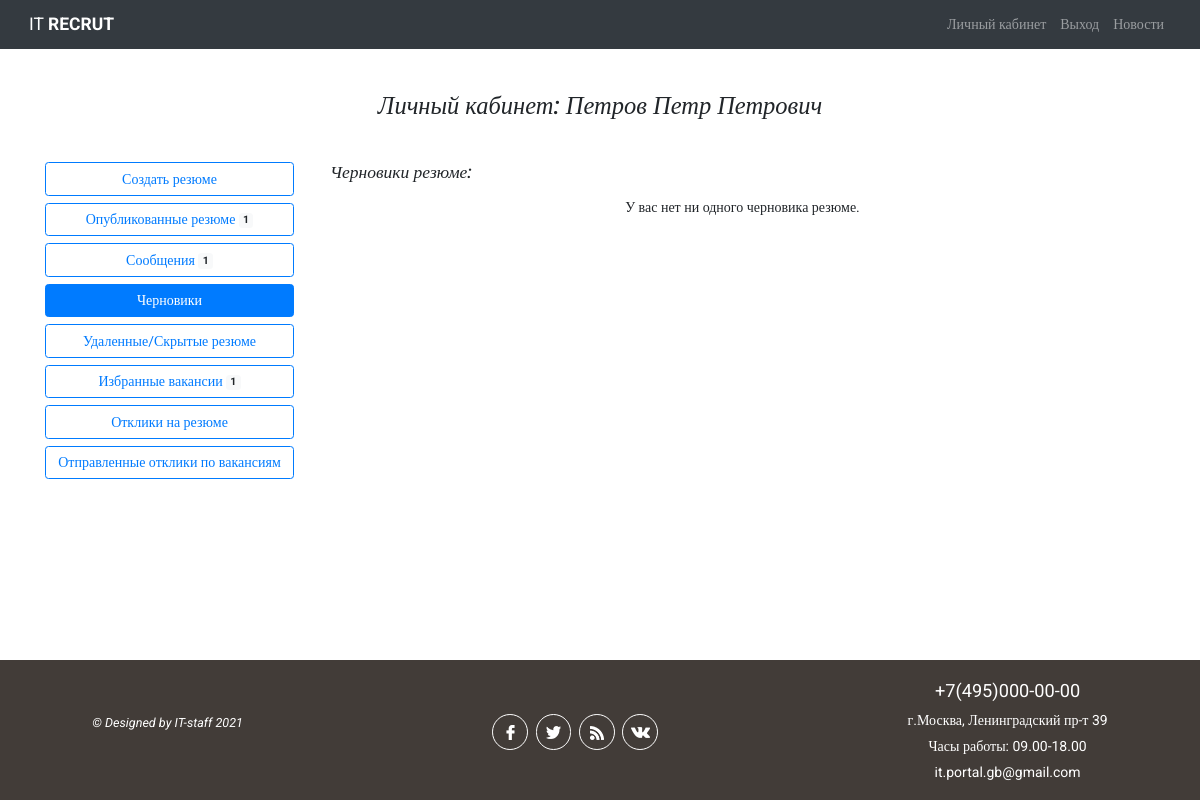
The app's page /worker/2/drafts/ (signed in) with its own data.
### authapp/models.py (models this page shows, shortened)
class Seeker(models.Model):
    NEED_MODER = 'need_moderation'
    MODER_OK = 'moderation_ok'
    MODER_REJECT = 'moderation_reject'
    SEEKER_STATUS_CHOICES = (
        (NEED_MODER, 'требуется модерация'),
        (MODER_OK, 'модерация пройдена успешно'),
        (MODER_REJECT, 'отклонено модератором')
    )
    SEX_CHOICE = (
        ('male', 'мужской'),
        ('female', 'женский')
    )
    MARRIED_STATUS = (
        ('h', 'холост'),
        ('m', 'в браке'),
        ('d', 'в разводе')
    )
    patronimyc = models.CharField(verbose_name='Отчество', max_length=64)
    age = models.PositiveSmallIntegerField(verbose_name='возраст', default=18)
    sex = models.CharField(verbose_name='Ваш пол', max_length=32, choices=SEX_CHOICE)
    married = models.CharField(verbose_name='Семейное положение', max_length=1, choices=MARRIED_STATUS)
    city = models.CharField(verbose_name='город', max_length=64, blank=True)
    skills = models.TextField(verbose_name='Навыки (знание программ)', max_length=264, blank=True)
    hobby = models.TextField(verbose_name='Ваши увлечения', max_length=264, blank=True)
    tel = models.CharField(verbose_name='телефон', max_length=11, blank=True)
    photo = models.ImageField(upload_to='seeker_photo', blank=True)
    is_active = models.BooleanField(default=True)
    user = models.OneToOneField(User, on_delete=models.CASCADE)
    status = models.CharField(verbose_name='статус соискателя на сайте',
                              choices=SEEKER_STATUS_CHOICES, default=NEED_MODER, max_length=32)
    failed_moderation = models.CharField(max_length=512, blank=True, verbose_name='поле '
                                                                                  'заполняется в случае отклонения модерации')
    activation_key = models.CharField(max_length=128, blank=True)
    activation_key_expires = models.DateTimeField(default=(datetime.now() + timedelta(hours=24)))
    class Meta:
        verbose_name_plural = 'Соискатели'

### workerapp/views.py (the view)
# urls.py: path('<int:seeker_id>/drafts/', views.resume_drafts, name='drafts'),
@login_required
def resume_drafts(request, seeker_id):
    title = 'Черновики резюме'
    seeker = get_object_or_404(Seeker, pk=seeker_id)
    resumes = Resume.objects.filter(action='moderation_ok', hide=False, seeker=seeker).order_by('published')
    resumes_all = Resume.objects.filter(Q(action='moderation_ok') | Q(action='moderation_reject'),
                                        seeker=seeker).exclude(action='draft').exclude(hide=True).order_by('published')
    drafts = Resume.objects.filter(action='draft', hide=False, seeker=seeker).order_by('published')
    resumes_hide = Resume.objects.filter(hide=True, seeker=seeker).order_by('published')
    responses = SendOffers.objects.filter(resume__in=resumes).select_related()
    send_resp = SendResponse.objects.filter(resume__seeker=seeker.id).order_by('date')
    favorite_vacancies = FavoriteVacancies.objects.filter(seeker=seeker).order_by('-date')
    context = {'title': title, 'seeker': seeker, 'drafts': drafts, 'resumes_hide': resumes_hide, 'resumes': resumes,
               'resumes_all': resumes_all, 'responses': responses, 'send_resp': send_resp, 'favorites': favorite_vacancies}
    return render(request, 'workerapp/resume_drafts.html', context)

### workerapp/templates/workerapp/resume_drafts.html
{% extends 'mainapp/base.html' %}
{% load static %}
{% block content %}
<div class="container my-5">
    <h3 class="font-italic mb-5 text-center">Личный кабинет: {{ seeker.user.first_name }}
        {{ seeker.user.last_name }} {{ seeker.patronimyc }} </h3>
    <div class="row justify-content-center">
        <div class="col-7 col-sm-4 col-md-3 pr-4 mb-4">
            {% include 'workerapp/include/menu.html' %}
        </div>
        <div class="col-12 col-sm-8 col-md-9">
            <h5 class="font-italic mb-3">Черновики резюме:</h5>
            {% if drafts %}
            {% for item in drafts %}
            {% include 'workerapp/include/resume_description.html' %}
            <div class="d-flex mb-5 mt-5">
                <a class="btn btn-outline-primary mr-5" role="button" href="{% url 'worker:resume_update' item.seeker.pk item.pk %}">
                    Редактировать pезюме</a>
                <a class="btn btn-outline-primary" role="button" href="{% url 'worker:resume_delete' item.seeker.pk item.pk %}">
                    Удалить резюме</a>
            </div>
            {% endfor %}
            {% else %}
            <p class="text-center">У вас нет ни одного черновика резюме.</p>
            {% endif %}
        </div>
    </div>
</div>
{% endblock %}

### static/css/style.css (style rules this page uses)
* { margin: 0; padding: 0; }
html { font-size: 16px; }
@media all and (min-width: 1024px) and (max-width: 1200px) { html { font-size: 14px; } }
html, body { height: 100%; }
body { box-sizing: border-box; font-family: Roboto; display: flex; flex-direction: column; }
.container { flex: 1 0 auto; }

### records on screen
Seeker: user.first_name "Петров", user.last_name "Петр", patronimyc "Петрович"

### other values on screen
{{ resumes|length }} "1"
{{ resumes_all|length }} "1"
{{ favorites|length }} "1"
